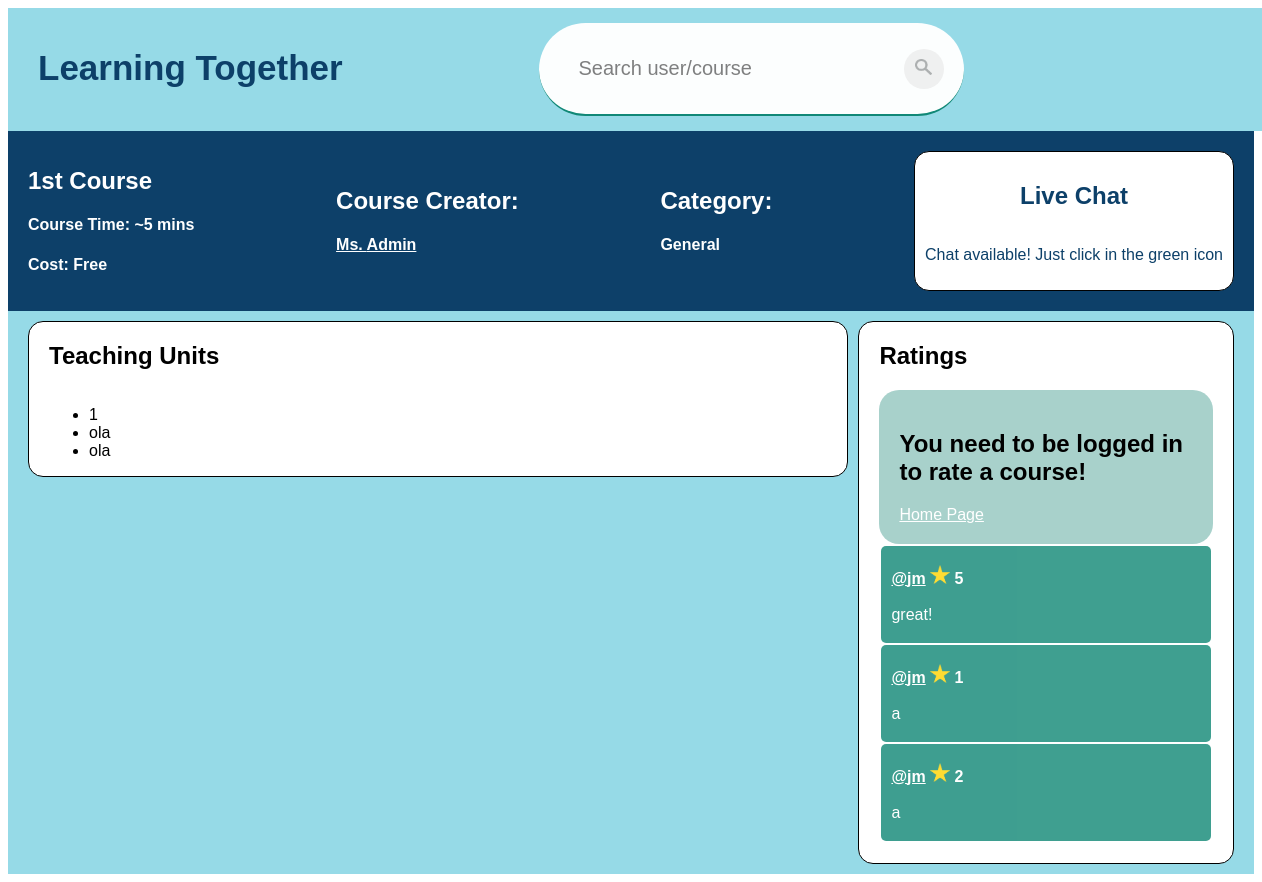
Before: /course/1 with the older database file.
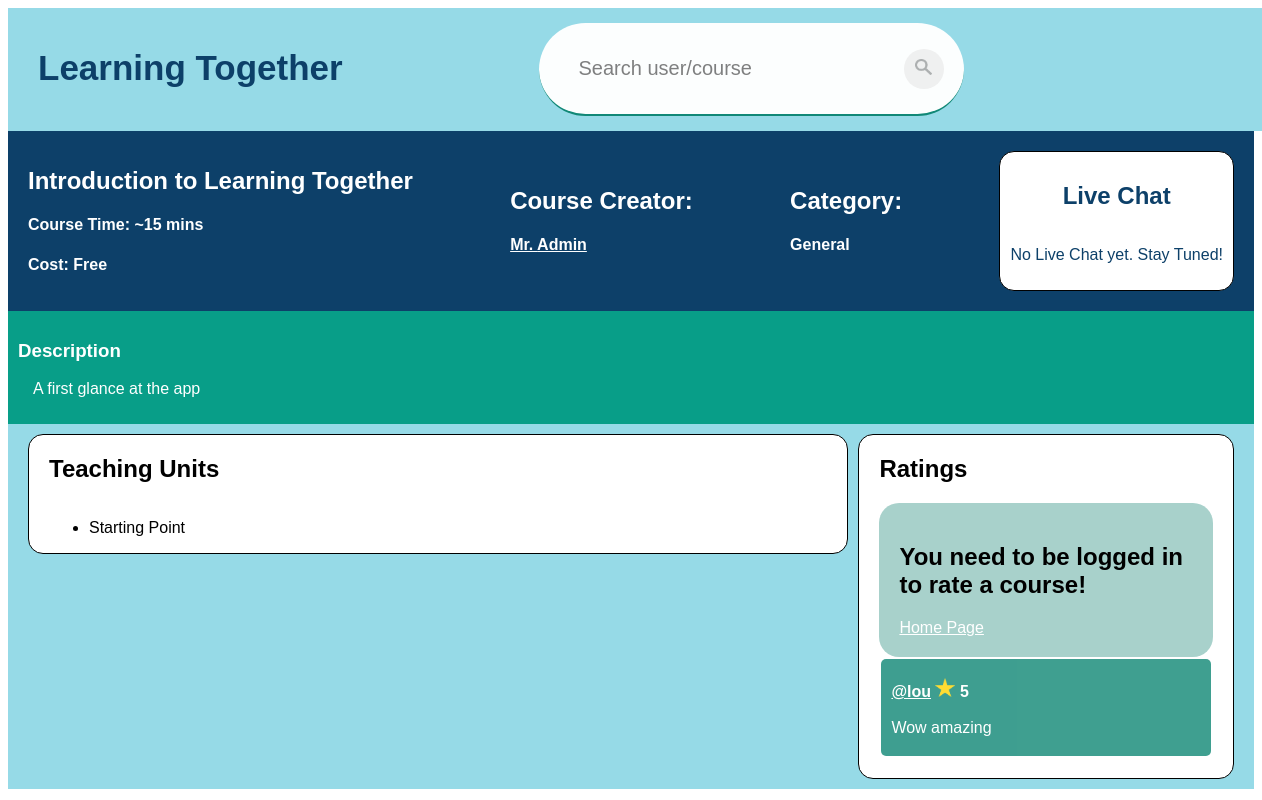
After: the same page with the newer database file.
### app/models.py (models this page shows, shortened)
class Course(models.Model):
    categoryId = models.ForeignKey(Category, on_delete=models.PROTECT)
    name = models.CharField(max_length=100)
    averageMasterTime = models.SmallIntegerField()
    price = models.DecimalField(max_digits=6, decimal_places=2)
    description = models.CharField(max_length=200, blank=True)
    link = models.CharField(max_length=200, default="")

class Public(models.Model):
    profileId = models.ForeignKey(Profile, on_delete=models.CASCADE)
    name = models.CharField(max_length=50)
    surname = models.CharField(max_length=50)
    avatar = models.SmallIntegerField()
    createdDate = models.DateField(auto_now_add=True)

class TeachingUnit(models.Model):
    courseId = models.ForeignKey(Course, on_delete=models.CASCADE)
    name = models.CharField(max_length=100)

class Rating(models.Model):
    userId = models.ForeignKey(User, on_delete=models.CASCADE)
    courseId = models.ForeignKey(Course, on_delete=models.CASCADE)
    comment = models.CharField(max_length=200)
    rating = models.SmallIntegerField()

class Category(models.Model):
    category = models.CharField(max_length=50)

### app/views.py (the view)
# urls.py: path('course/<id>', views.coursePage, name='coursePage'),
def coursePage(request, id):
    course = models.Course.objects.filter(id__exact=id)
    if not course:
        messages.error(request, "Course doesn't exist")
        return redirect('home')
    else:
        courseMade = models.CoursesMade.objects.filter(courseId__exact=id)
        thisUser = False
        if request.user.is_authenticated:
            if courseMade[0].publicId.profileId.userId.id == request.user.id:
                thisUser = True
        teachingUnits = models.TeachingUnit.objects.filter(
            courseId__exact=course[0])
        liveChat = models.LiveChat.objects.filter(courseId__exact=course[0])
        if not liveChat:
            liveChat = [None]
            chat_enable = None
        elif liveChat[0].chat_enable == 0:
            chat_enable = 0
        elif liveChat[0].chat_enable == 1:
            chat_enable = 1
        enrolled = thisUser
        if not thisUser and request.user.is_authenticated:
            profile = models.Profile.objects.filter(
                userId__exact=request.user.id)
            private = models.Private.objects.filter(
                profileId__exact=profile[0].id)
            courseEnrolled = models.CoursesEnrolled.objects.filter(
                privateId__exact=private[0].id, courseId__exact=id)
            if courseEnrolled:
                enrolled = True
            else:
                enrolled = False
        elif not request.user.is_authenticated:
            enrolled = True
        ratings = models.Rating.objects.filter(courseId__exact=course[0])
        isAdmin = False
        if request.user.is_staff:
            isAdmin = True
        return render(request, "app/coursePage.html", {'course': course[0],
                                                       'creator': courseMade[0].publicId,
                                                       'teachingUnits': teachingUnits,
                                                       'liveChat': liveChat[0],
                                                       'chat_able': chat_enable,
                                                       'ratings': ratings,
                                                       'thisUser': thisUser,
                                                       'isAdmin': isAdmin,
                                                       'showOptions': False,
                                                       'enrolled': enrolled})

### templates/app/coursePage.html (shortened to what this page needs)
{% extends 'app/base.html' %}
{% block content %}
{% load static %}
{% include 'app/navBar.html' with thisUser=thisUser userId=creator.profileId.userId.id showOptions=showOptions %}
<head>
  <link rel="stylesheet" href="..\static\addtu.css">
</head>
<div class="course-header">
  <div class="info">
    <h2>{{ course.name }}</h2>
    <h4>Course Time: ~{{ course.averageMasterTime }} mins</h4>
    {% if course.price == 0%}
      <h4>Cost: Free</h4>
    {% else %}
      <h4>Cost: {{ course.price }}€</h4>
    {% endif %}
  </div>
  <div>
    <h2>Course Creator:</h2>
    <h4><a href="../viewProfile/{{ creator.profileId.userId.id }}"> {{ creator.name}} {{ creator.surname }}</a></h4>
  </div>
  <div>
    <h2>Category:</h2>
    <h4>{{ course.categoryId.category }}</h4>
  </div>
  <div class="live-chat">
    <div class="editChat">
      <h2>Live Chat</h2>
  </div>
  {% if not thisUser %}
    {% if chat_able == 1 and enrolled %}
        <p>Chat available! Just click in the green icon</p>
    {% else %}
      {% if enrolled %}
        <p>No Live Chat yet. Stay Tuned!</p>
      {% else %}
        <p>Enroll to have access!</p>
      {% endif %}
    {% endif %}
  {% else %}
    {% if chat_able == 0 %}
      <p>Live chat is deactivate</p>
    {% else %}
      <button style="background-color: #96dae7; border:0; border-radius: 5px;"><a href="https://www.tawk.to/" ><img style="width: 30px; padding:5px" src="{% static 'images/' %}chat.png"></a></button>
    {% endif %}
  {% endif %}
  </div>
</div>
{% if course.description %}
<div class="course-description">
  <h3>Description</h3>
  <p>{{ course.description }}</p>
</div>
{% endif %}
<div class="course-body">
  <div class="teaching-units">
    <div class="addUnit">
      <h2>Teaching Units</h2>
    </div>
    {% if not teachingUnits %}
      <p>No teaching units for now</p>
    {% else %}
    <ul>
      {% for unit in teachingUnits %}
      {% if enrolled and user.is_authenticated %}
      <li>
          <div class="teachingUnitDiv">
          <a class="teachingUnit" href="../teachingUnit/{{ unit.id }}">{{ unit.name }}</a>
          {% if thisUser %}
          <form method="POST" action="../deleteTeachingUnit">
            {% csrf_token %}
              <input type="hidden" name="teachingUnitId" value="{{ unit.id }}">
              <button id="deleteButton" class="btnG" type="submit" value="Delete"><img style="width:15px; padding:3px; margin-top: 1px;" src="{% static 'images/' %}garbage.png"></button>
          </form>
          {% endif %}
          </div>
        </li>
        {% else %}
        <li>{{ unit.name }}</li>
        {% endif %}
      {% endfor %}
    </ul>
    {% endif %}
  </div>
  <div class="ratings">
    <div class="ratings-header">
      <h2>Ratings</h2>
    </div>
    {% if enrolled and not thisUser%}
    <div class="container">
      {%include 'app/rateCourse.html'%}
    </div>
    {% endif %}
    {% if not ratings %}
      {% if not user.is_authenticated %}
      {% elif not enrolled %}
      <p>To rate this course you need to be enrolled!</p>
      {% elif thisUser %}
      <p>No ratings yet!</p>
      {% else %}
      <p>Be the first one to rate this course!</p>
      {% endif %}
    {% else %}
      {% for rating in ratings %}
      <div class="rating">
        <p><b><a href="../viewProfile/{{ rating.userId.id }}">@{{ rating.userId.username }}</a> <img class= "star" src="{% static 'images/' %}star.png"> {{rating.rating }}</b><br><br>{{ rating.comment }}</p>
      </div>
      {% endfor %}
    {% endif %}
  </div>
</div>
{% endblock %}

Changed rows visible on the page:
no longer on this page (row edited): Public: name "Ms.", surname "Admin"
no longer on this page (row edited): TeachingUnit: name "1"
removed TeachingUnit: name "ola"
removed TeachingUnit: name "ola"
removed Rating: userId.username "jm", rating "1", comment "a"
removed Rating: userId.username "jm", rating "2", comment "a"
changed Course "General": name "1st Course" → "Introduction to Learning Together"; averageMasterTime "5" → "15"; description (not shown) → "A first glance at the app"
added Public: name "Mr.", surname "Admin"
added TeachingUnit: name "Starting Point"
changed Rating: userId.username "jm" → "lou"; comment "great!" → "Wow amazing"
Other visible differences:
text no longer shown: "Chat available! Just click in the green icon"
text now shown: "No Live Chat yet. Stay Tuned! Description"
